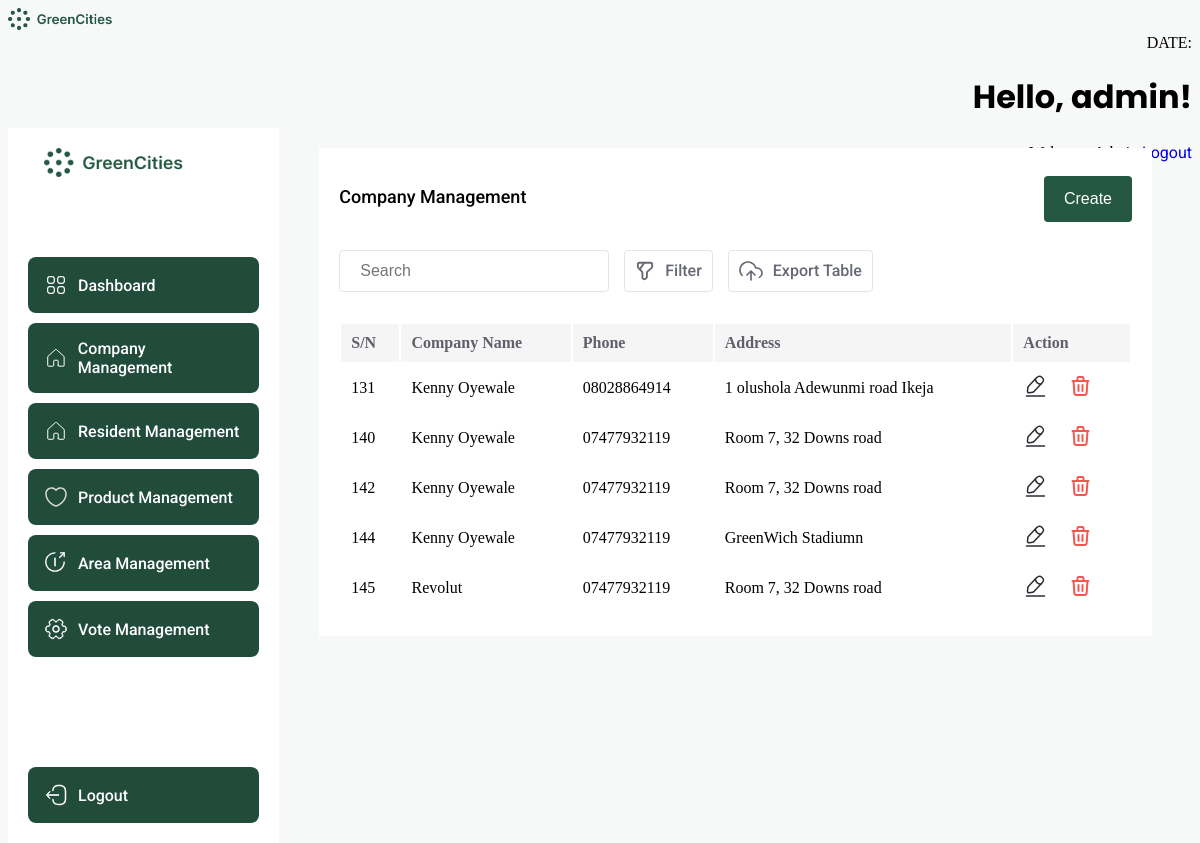
Page /company/index.php (signed in) on the earlier database version.
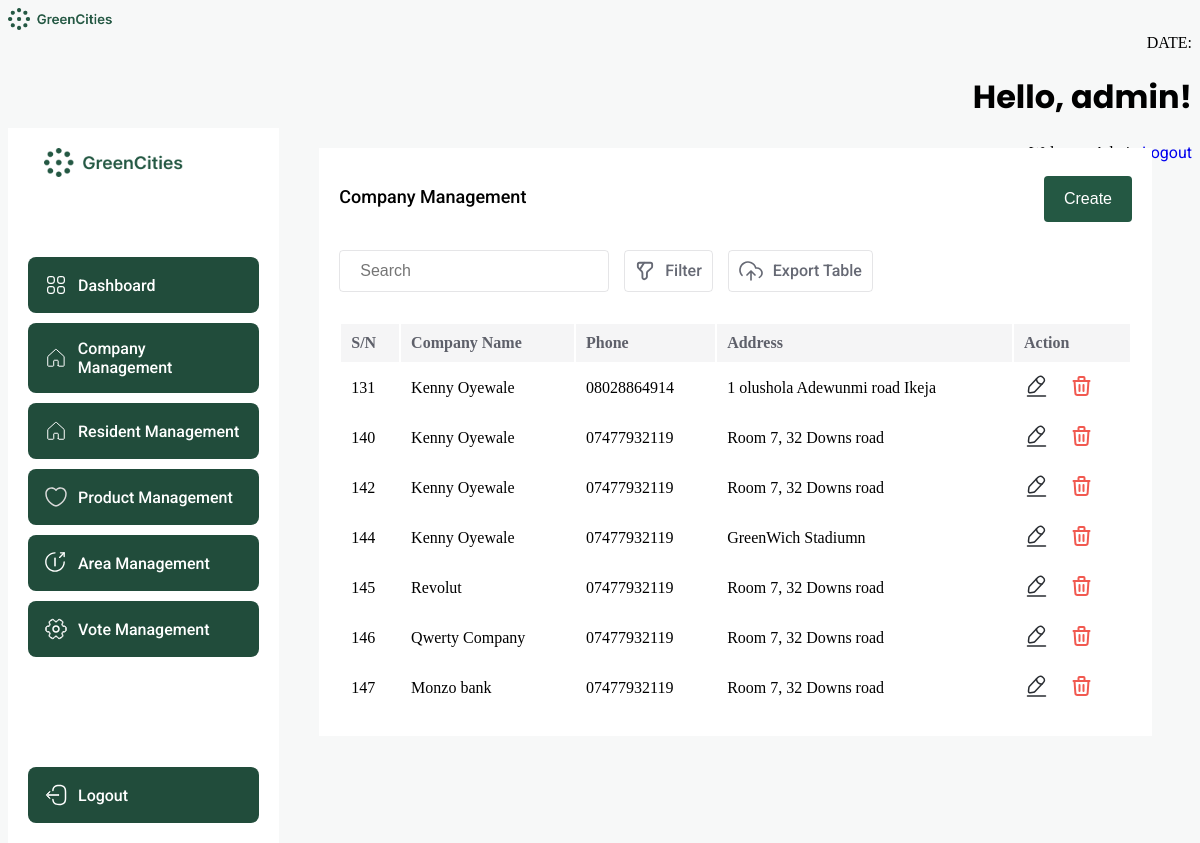
Same page on the later database version.
### tables this page shows
CREATE TABLE `company` (
  `id` int(11) NOT NULL,
  `name` varchar(50) NOT NULL,
  `phone` varchar(15) NOT NULL,
  `address` text NOT NULL,
  `product` int(11) DEFAULT NULL,
  `user` int(11) NOT NULL
);

### company/index.php (the view, shortened to what this page needs)
<?php
$servername = "localhost";
$username = "root";
$password = "";
$dbname = "Green Alliance";
$conn = new mysqli($servername, $username, $password, $dbname);
$companyListQuery = "SELECT * FROM `company`";
$companyListResult = $conn->query($companyListQuery);
$companyListData = [];
if ($companyListResult->num_rows > 0) {
    while ($row = $companyListResult->fetch_assoc()) {
        $companyAddress = $row['address'];
        $companyName = $row['name'];
        $companyId = $row['id'];
        $companyPhone = $row['phone'];
        $myMap = [
            "id" => $companyId,
            "name" => $companyName,
            "address" => $companyAddress,
            "phone" => $companyPhone,
        ];
        $companyListData[] = $myMap;
    }
} else {
}
$templateData = array(
    "result" => $companyListData,
);
?>
<!DOCTYPE html>
<html lang="en">
<head>
</head>
<?php include ("../include/header.php"); ?>
<body>
    <div class="dashboard-container">
        <div class="sidebar">
            <img src="../images/banner.png" alt="logo" style="width: 200px; margin: 0 auto 70px; display: block;" />
            <?php if (isset($_SESSION['role']) && ($_SESSION['role'] === 'admin')) {
                ?>
                <a href="../dashboard.php">
                    <div class="sidebar-item">
                        <p>Dashboard</p>
                    </div>
                </a>
                <?php
            }
            ?>
            <?php
            if (isset($_SESSION['role']) && ($_SESSION['role'] === 'admin')) {
                ?>
                <div class="sidebar-item">
                    <p>Company Management</p>
                </div>
                <?php
            }
            ?>
            <?php
            if (isset($_SESSION['role']) && ($_SESSION['role'] === 'admin')) {
                ?>
                <a href="../resident/">
                    <div class="sidebar-item">
                        <p>Resident Management</p>
                    </div>
                </a>
                <?php
            }
            ?>
            <?php
            if (isset($_SESSION['role']) && ($_SESSION['role'] === 'admin')) {
                ?>
                <a href="../product/">
                    <div class="sidebar-item">
                        <p>Product Management</p>
                    </div>
                </a>
                <?php
            }
            ?>
            <?php
            if (isset($_SESSION['role']) && ($_SESSION['role'] === 'admin')) {
                ?>
                <a href="../area/">
                    <div class="sidebar-item">
                        <p>Area Management</p>
                    </div>
                </a>
                <?php
            }
            ?>
            <?php
            if (isset($_SESSION['role']) && ($_SESSION['role'] === 'admin')) {
                ?>
                 <a href="../vote/">
                <div class="sidebar-item">
                    <p>Vote Management</p>
                </div>
            </a>
                <?php
            }
            ?>
            <a href="../logout.php">
                <div class="sidebar-item" style="margin: 100px 0 0;">
                    <p>Logout</p>
                </div>
            </a>
        </div>
        <div style="width: 100%;">
            <div style="background: white; margin: 20px 40px; padding: 20px;">
                <div style="display: flex; justify-content: space-between;">
                    <p style="font-size: 18px; font-weight: 500; color: black;">Company Management</p>
                    <a href="./create.php?admin"> <button class="submit-btn">Create</button> </a>
                </div>
                <div style="display:flex; gap: 15px; margin: 20px 0 30px;">
                    <input placeholder="Search" class="search" />
                    <div class="filter">
                        <p>Filter</p>
                    </div>
                    <div class="filter">
                        <p>Export Table</p>
                    </div>
                </div>
                <table class="table" style="width: 100%;">
                    <thead>
                        <tr style="background: #F5F5F6;">
                            <th scope="col" style="text-align: left">S/N</th>
                            <th scope="col" style="text-align: left">Company Name</th>
                            <th scope="col" style="text-align: left">Phone</th>
                            <th scope="col" style="text-align: left">Address</th>
                            <th scope="col" style="text-align: left">Action</th>
                        </tr>
                    </thead>
                    <tbody>
                        <?php foreach ($templateData['result'] as $option): ?>
                            <tr>
                                <td><?php echo $option["id"]; ?></td>
                                <td><?php echo $option["name"]; ?></td>
                                <td><?php echo $option["phone"]; ?></td>
                                <td><?php echo $option["address"]; ?></td>
                                <td>
                                    <div style="display: flex; gap: 20px;">
                                        <a href="update.php?update=<?php echo $option['id'] ?>">
                                        </a>
                                        <a href="index.php?delete=<?php echo $option['id']; ?>">
                                        </a>
                                    </div>
                                </td>
                            </tr>
                        <?php endforeach; ?>
                    </tbody>
                </table>
            </div>
        </div>
    </div>
</body>
</html>

### include/header.php (shortened to what this page needs)
<?php
$name = $_SESSION['name'];
?>
    <div class="header" style= "height:120px">
        <div class="logo"><img src="../images/banner.png" width="150px" hight="70px"  /></div>
        <div class="header-right" align="right">
        	<div>DATE:</div>
            <h1>Hello, <?php echo $name; ?>!</h1>
            <div>Welcome:Admin      <?php echo '<a href="logout.php">Logout</a>'?></div>
        </div>
    </div>

### company/index.php (style rules this page uses)
h1, h2, h3, h4, h5, h6 { font-family: "Poppins", sans-serif; }
p, span, a, label { font-family: "Roboto", sans-serif; }
body { background-color: #F7F8F8; height: 100vh; flex-direction: column; }
.sidebar { width: 300px; padding: 20px; flex-direction: column; display: flex; gap: 10px; background: white; }
.sidebar-item { display: flex; padding: 16px; border-radius: 8px; align-items: center; gap: 10px; background: #214C3B; text-decoration: none; }
.sidebar-item p { color: white; font-size: 16px; font-weight: 500; margin: 0; text-decoration: none; }
.dashboard-container { display: flex; }
.submit-btn { background-color: #245843; color: white; padding: 14px 20px; margin: 8px 0; border: none; border-radius: 4px; cursor: pointer; font-size: 16px; }
thead, tbody { width: 100%; border-radius: 6px; }
thead th { padding: 10px; color: #5E606A; }
thead tr { border-bottom: 1px solid #F5F5F6; }
tbody td { padding: 10px; }
.search { width: 270px; padding: 10px 20px; display: inline-block; border: 1px solid #5E606A29; border-radius: 4px; box-sizing: border-box; background: transparent; outline: none; font-size: 16px; }
.filter { display: flex; gap: 10px; align-content: center; padding: 10px; border: 1px solid #5E606A29; border-radius: 4px; }
.filter p { color: #666974; font-size: 16px; font-weight: 500; margin: 0; }
a { text-decoration: none; }

Differences in the rows shown:
added company: id "146", name "Qwerty Company", phone "07477932119", address "Room 7, 32 Downs road"
added company: id "147", name "Monzo bank", phone "07477932119", address "Room 7, 32 Downs road"
